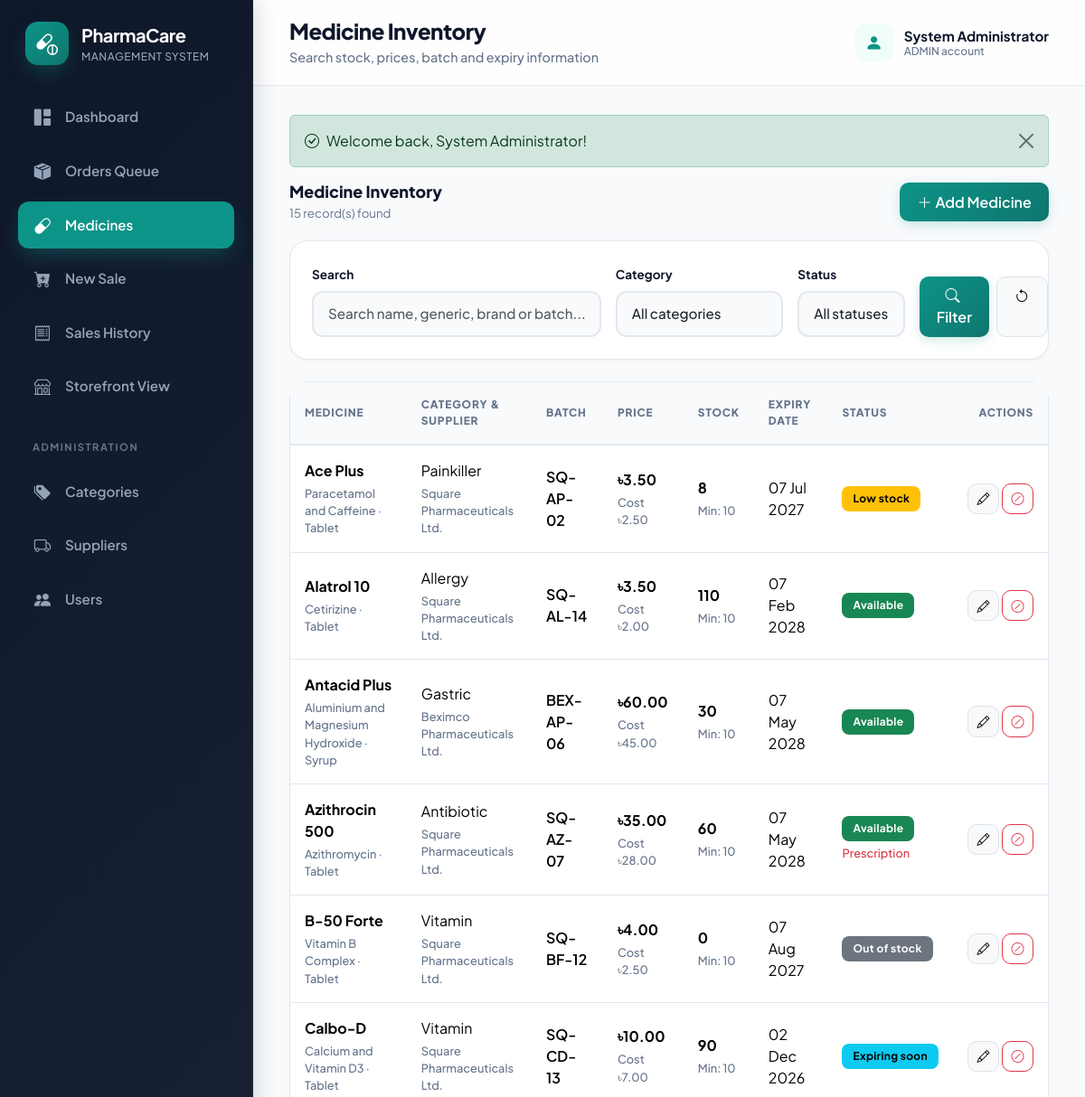
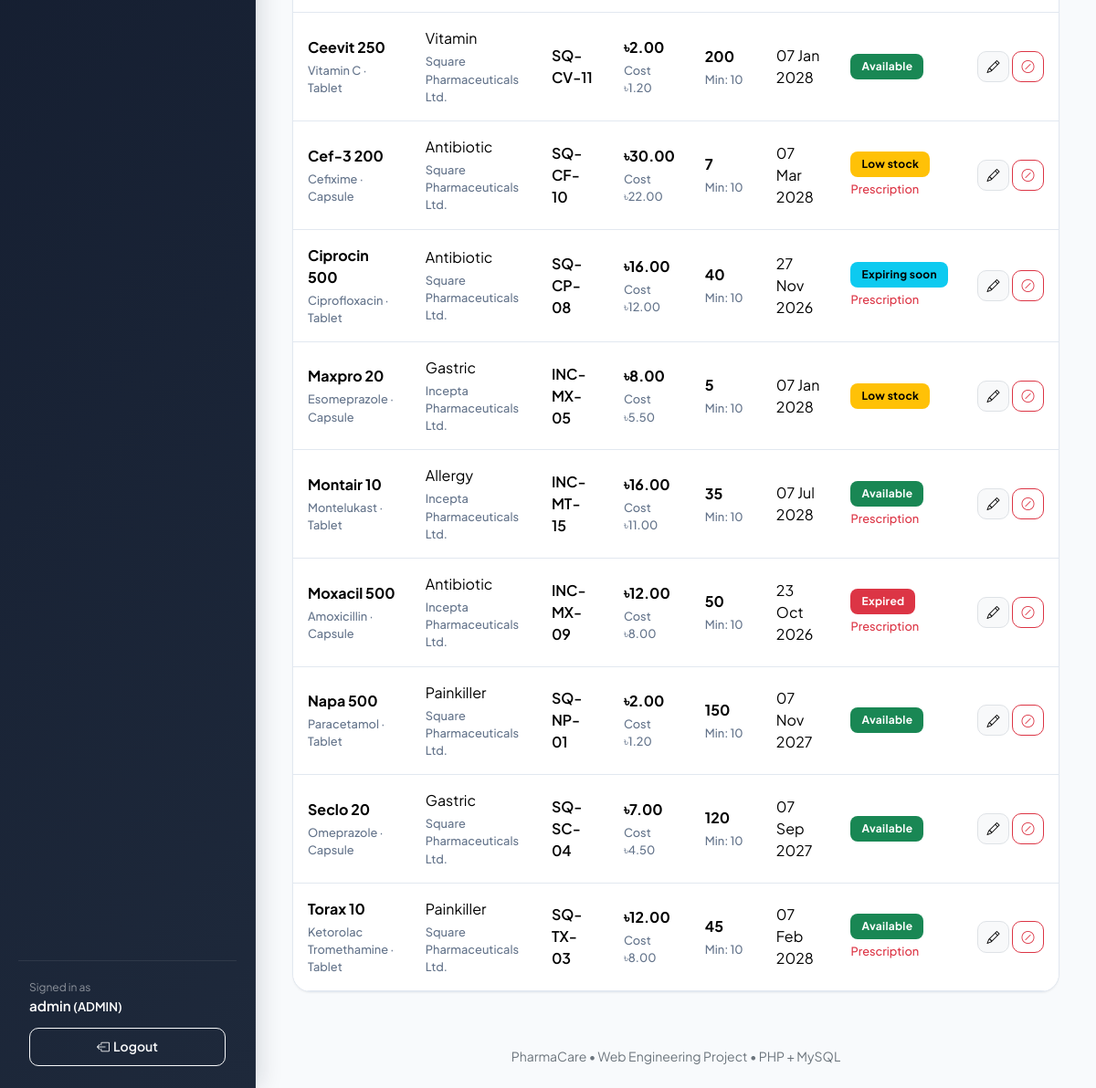
The app's page /index.php?page=medicines (signed in) with its own data (2 pictures, top to bottom).
### tables this page shows
CREATE TABLE app_users (
    id INT AUTO_INCREMENT PRIMARY KEY,
    full_name VARCHAR(100) NOT NULL,
    username VARCHAR(50) NOT NULL UNIQUE,
    email VARCHAR(100) NULL UNIQUE,
    phone VARCHAR(30) NULL,
    address TEXT NULL,
    password VARCHAR(255) NOT NULL,
    role ENUM('ADMIN', 'STAFF', 'CUSTOMER') NOT NULL DEFAULT 'CUSTOMER',
    enabled TINYINT(1) NOT NULL DEFAULT 1,
    created_at DATETIME NOT NULL DEFAULT CURRENT_TIMESTAMP
);

CREATE TABLE medicines (
    id INT AUTO_INCREMENT PRIMARY KEY,
    name VARCHAR(120) NOT NULL,
    generic_name VARCHAR(120) NOT NULL,
    brand_name VARCHAR(120) NULL,
    batch_number VARCHAR(50) NOT NULL UNIQUE,
    medicine_type ENUM('TABLET', 'CAPSULE', 'SYRUP', 'INJECTION', 'CREAM', 'DROP', 'INHALER', 'OTHER') NOT NULL DEFAULT 'TABLET',
    purchase_price DECIMAL(10,2) NOT NULL,
    selling_price DECIMAL(10,2) NOT NULL,
    quantity INT NOT NULL DEFAULT 0,
    minimum_stock_level INT NOT NULL DEFAULT 10,
    manufacturing_date DATE NULL,
    expiry_date DATE NOT NULL,
    prescription_required TINYINT(1) NOT NULL DEFAULT 0,
    active TINYINT(1) NOT NULL DEFAULT 1,
    category_id INT NOT NULL,
    supplier_id INT NOT NULL,
    created_at DATETIME NOT NULL DEFAULT CURRENT_TIMESTAMP,
    CONSTRAINT fk_medicine_category FOREIGN KEY (category_id) REFERENCES categories(id) ON DELETE RESTRICT,
    CONSTRAINT fk_medicine_supplier FOREIGN KEY (supplier_id) REFERENCES suppliers(id) ON DELETE RESTRICT,
    INDEX idx_medicine_name (name),
    INDEX idx_medicine_generic (generic_name),
    INDEX idx_medicine_expiry (expiry_date)
);

CREATE TABLE categories (
    id INT AUTO_INCREMENT PRIMARY KEY,
    name VARCHAR(50) NOT NULL UNIQUE,
    description VARCHAR(255) NULL,
    created_at DATETIME NOT NULL DEFAULT CURRENT_TIMESTAMP
);

CREATE TABLE suppliers (
    id INT AUTO_INCREMENT PRIMARY KEY,
    name VARCHAR(100) NOT NULL,
    company_name VARCHAR(120) NULL,
    phone VARCHAR(30) NOT NULL,
    email VARCHAR(120) NULL,
    address VARCHAR(255) NULL,
    created_at DATETIME NOT NULL DEFAULT CURRENT_TIMESTAMP
);

### pages/medicines.php (the view, shortened to what the rows shown need)
<?php
$selectedStatus = strtoupper(trim((string)($_GET['status'] ?? '')));
$params = [];
$sql = medicine_query() . ' WHERE 1=1';
$allMedicines = fetch_all($sql . ' ORDER BY m.name, m.batch_number', $params);
$medicines = $selectedStatus !== ''
    ? array_values(array_filter($allMedicines, fn($m) => medicine_status($m) === $selectedStatus))
    : $allMedicines;
?>
<div class="page-intro">
    <div>
        <h2>Medicine Inventory</h2>
    </div>
</div>
<div class="card">
    <div class="table-responsive">
        <table class="table table-hover">
            <thead>
                <tr>
                    <th>Medicine</th>
                    <th>Category &amp; Supplier</th>
                    <th>Batch</th>
                    <th>Price</th>
                    <th>Stock</th>
                    <th>Expiry Date</th>
                    <th>Status</th>
                    <?php if (is_admin()): ?>
                        <th class="text-end">Actions</th>
                    <?php endif; ?>
                </tr>
            </thead>
            <tbody>
                <?php foreach ($medicines as $m):
                    $status = medicine_status($m);
                ?>
                    <tr>
                        <td>
                            <strong><?= e($m['name']) ?></strong>
                            <span class="subtext"><?= e($m['generic_name']) ?> &middot; <?= e(ucfirst(strtolower($m['medicine_type']))) ?></span>
                        </td>
                        <td>
                            <?= e($m['category_name']) ?>
                            <span class="subtext"><?= e($m['supplier_company'] ?: $m['supplier_name']) ?></span>
                        </td>
                        <td><span class="fw-semibold"><?= e($m['batch_number']) ?></span></td>
                        <td>
                            <strong><?= money($m['selling_price']) ?></strong>
                            <span class="subtext">Cost <?= money($m['purchase_price']) ?></span>
                        </td>
                        <td>
                            <strong><?= e($m['quantity']) ?></strong>
                            <span class="subtext">Min: <?= e($m['minimum_stock_level']) ?></span>
                        </td>
                        <td><?= e(nice_date($m['expiry_date'])) ?></td>
                        <td>
                            <span class="badge text-bg-<?= e(status_badge($status)) ?>">
                                <?= e(status_label($status)) ?>
                            </span>
                            <?php if ($m['prescription_required']): ?>
                                <span class="subtext text-danger">Prescription</span>
                            <?php endif; ?>
                        </td>
                        <?php if (is_admin()): ?>
                            <td class="text-end text-nowrap">
                                <a class="btn btn-sm btn-light border" title="Edit" href="<?= e(url('medicine_form', ['id' => $m['id']])) ?>">
                                    <i class="bi bi-pencil"></i>
                                </a>
                                <form class="d-inline" action="actions.php" method="post">
                                    <button class="btn btn-sm btn-outline-<?= $m['active'] ? 'danger' : 'success' ?>"
                                            title="<?= $m['active'] ? 'Deactivate' : 'Activate' ?>"
                                            data-confirm="Change active status for <?= e($m['name']) ?>?">
                                        <i class="bi bi-<?= $m['active'] ? 'slash-circle' : 'check-circle' ?>"></i>
                                    </button>
                                </form>
                            </td>
                        <?php endif; ?>
                    </tr>
                <?php endforeach; ?>
            </tbody>
        </table>
    </div>
</div>

### includes/header.php (shortened to what the rows shown need)
<?php
$heading = page_title($page);
$subtitles = [
 'dashboard' => 'Current pharmacy stock and sales overview',
 'orders' => 'Fulfill customer orders, review prescriptions, and manage dispatch queue',
 'order_detail' => 'Review order items, verify doctor prescriptions, and manage status transitions',
 'my_orders' => 'Track your active orders and review previous medication orders',
 'medicines' => 'Search stock, prices, batch and expiry information',
 'medicine_form' => 'Enter medicine, stock, price and expiry details',
 'sale_form' => 'Select medicines and generate an invoice',
 'sales' => 'Review completed sales and print invoices',
 'invoice' => 'Printable receipt for the completed sale',
 'categories' => 'Organize medicines into searchable groups',
 'suppliers' => 'Manage supplier and contact information',
 'users' => 'Create staff accounts and control access',
 'catalog' => 'Browse, search, and order available medicines online',
 'cart' => 'Review selected medicines and adjust quantities',
 'checkout' => 'Provide delivery address and confirm your order',
 'order_confirmation' => 'Order placed successfully and queued for dispensary review',
 'profile' => 'Manage your customer profile and delivery address',
 'register' => 'Create a customer account to order medicines online'
];
if (!user()) {
    $links = [
        ['catalog', 'capsule-pill', 'Browse Medicines', 'catalog'],
    ];
    $brandUrl = url('catalog');
    $brandSubtitle = 'Online Storefront';
} else {
    $brandUrl = url('dashboard');
    $brandSubtitle = 'Management System';
}
?>
<!doctype html><html lang="en"><head>
<link href="https://cdn.jsdelivr.net/npm/bootstrap@5.3.3/dist/css/bootstrap.min.css" rel="stylesheet">
<link href="https://cdn.jsdelivr.net/npm/bootstrap-icons@1.11.3/font/bootstrap-icons.min.css" rel="stylesheet">
<link rel="stylesheet" href="assets/css/app.css"></head><body>
<aside class="app-sidebar">
 <a class="brand" href="<?=e($brandUrl)?>"><span class="brand-mark"><i class="bi bi-capsule-pill"></i></span><span><strong>PharmaCare</strong><small><?=e($brandSubtitle)?></small></span></a>
 <?php if (user()): ?>
  <div class="sidebar-footer">
   <div class="small text-white-50">Signed in as</div>
   <div class="fw-semibold text-white text-truncate"><?=e(user()['username'])?> <small>(<?=e(user()['role'])?>)</small></div>
   <form method="post" action="actions.php"><input type="hidden" name="action" value="logout"><?=csrf_field()?><button class="btn btn-sm btn-outline-light w-100" type="submit"><i class="bi bi-box-arrow-left me-1"></i><span>Logout</span></button></form>
  </div>
 <?php endif; ?>
</aside>
<div class="app-main">
 <header class="app-topbar">
  <div class="d-flex align-items-center gap-3">
   <div><h1><?=e($heading)?></h1><p><?=e($subtitles[$page]??'PharmaCare Management System')?></p></div>
  </div>
  <?php if (user()): ?>
   <div class="d-flex align-items-center gap-2">
    <div class="topbar-user"><span class="avatar"><i class="bi bi-person-fill"></i></span><span><strong><?=e(user()['full_name'])?></strong><small><?=e(user()['role'])?> account</small></span></div>
   </div>
  <?php endif; ?>
 </header>
 <main class="content">

### records on screen
app_users: role "MANAGEMENT SYSTEM", username "admin", role "ADMIN", full_name "System Administrator"
medicines: name "Ace Plus", generic_name "Paracetamol and Caffeine", medicine_type "Tablet", category.name "Painkiller", supplier.company_name "Square Pharmaceuticals Ltd.", batch_number "SQ-AP-02", selling_price "৳3.50", purchase_price "৳2.50", quantity "8", minimum_stock_level "10", expiry_date "07 Jul 2027", status "Low stock", active 1 (drawn)
medicines: name "Alatrol 10", generic_name "Cetirizine", medicine_type "Tablet", category.name "Allergy", supplier.company_name "Square Pharmaceuticals Ltd.", batch_number "SQ-AL-14", selling_price "৳3.50", purchase_price "৳2.00", quantity "110", minimum_stock_level "10", expiry_date "07 Feb 2028", status "Available", active 1 (drawn)
medicines: name "Antacid Plus", generic_name "Aluminium and Magnesium Hydroxide", medicine_type "Syrup", category.name "Gastric", supplier.company_name "Beximco Pharmaceuticals Ltd.", batch_number "BEX-AP-06", selling_price "৳60.00", purchase_price "৳45.00", quantity "30", minimum_stock_level "10", expiry_date "07 May 2028", status "Available", active 1 (drawn)
medicines: name "Azithrocin 500", generic_name "Azithromycin", medicine_type "Tablet", category.name "Antibiotic", supplier.company_name "Square Pharmaceuticals Ltd.", batch_number "SQ-AZ-07", selling_price "৳35.00", purchase_price "৳28.00", quantity "60", minimum_stock_level "10", expiry_date "07 May 2028", status "Available", prescription_required "Prescription", active 1 (drawn)
medicines: name "B-50 Forte", generic_name "Vitamin B Complex", medicine_type "Tablet", category.name "Vitamin", supplier.company_name "Square Pharmaceuticals Ltd.", batch_number "SQ-BF-12", selling_price "৳4.00", purchase_price "৳2.50", quantity "0", minimum_stock_level "10", expiry_date "07 Aug 2027", quantity "Out of stock", active 1 (drawn)
medicines: name "Calbo-D", generic_name "Calcium and Vitamin D3", medicine_type "Tablet", category.name "Vitamin", supplier.company_name "Square Pharmaceuticals Ltd.", batch_number "SQ-CD-13", selling_price "৳10.00", purchase_price "৳7.00", quantity "90", minimum_stock_level "10", expiry_date "02 Dec 2026", expiry_date "Expiring soon", active 1 (drawn)
medicines: name "Ceevit 250", generic_name "Vitamin C", medicine_type "Tablet", category.name "Vitamin", supplier.company_name "Square Pharmaceuticals Ltd.", batch_number "SQ-CV-11", selling_price "৳2.00", purchase_price "৳1.20", quantity "200", minimum_stock_level "10", expiry_date "07 Jan 2028", status "Available", active 1 (drawn)
medicines: name "Cef-3 200", generic_name "Cefixime", medicine_type "Capsule", category.name "Antibiotic", supplier.company_name "Square Pharmaceuticals Ltd.", batch_number "SQ-CF-10", selling_price "৳30.00", purchase_price "৳22.00", quantity "7", minimum_stock_level "10", expiry_date "07 Mar 2028", status "Low stock", prescription_required "Prescription", active 1 (drawn)
medicines: name "Ciprocin 500", generic_name "Ciprofloxacin", medicine_type "Tablet", category.name "Antibiotic", supplier.company_name "Square Pharmaceuticals Ltd.", batch_number "SQ-CP-08", selling_price "৳16.00", purchase_price "৳12.00", quantity "40", minimum_stock_level "10", expiry_date "27 Nov 2026", expiry_date "Expiring soon", prescription_required "Prescription", active 1 (drawn)
medicines: name "Maxpro 20", generic_name "Esomeprazole", medicine_type "Capsule", category.name "Gastric", supplier.company_name "Incepta Pharmaceuticals Ltd.", batch_number "INC-MX-05", selling_price "৳8.00", purchase_price "৳5.50", quantity "5", minimum_stock_level "10", expiry_date "07 Jan 2028", status "Low stock", active 1 (drawn)
medicines: name "Montair 10", generic_name "Montelukast", medicine_type "Tablet", category.name "Allergy", supplier.company_name "Incepta Pharmaceuticals Ltd.", batch_number "INC-MT-15", selling_price "৳16.00", purchase_price "৳11.00", quantity "35", minimum_stock_level "10", expiry_date "07 Jul 2028", status "Available", prescription_required "Prescription", active 1 (drawn)
medicines: name "Moxacil 500", generic_name "Amoxicillin", medicine_type "Capsule", category.name "Antibiotic", supplier.company_name "Incepta Pharmaceuticals Ltd.", batch_number "INC-MX-09", selling_price "৳12.00", purchase_price "৳8.00", quantity "50", minimum_stock_level "10", expiry_date "23 Oct 2026", expiry_date "Expired", prescription_required "Prescription", active 1 (drawn)
medicines: name "Napa 500", generic_name "Paracetamol", medicine_type "Tablet", category.name "Painkiller", supplier.company_name "Square Pharmaceuticals Ltd.", batch_number "SQ-NP-01", selling_price "৳2.00", purchase_price "৳1.20", quantity "150", minimum_stock_level "10", expiry_date "07 Nov 2027", status "Available", active 1 (drawn)
medicines: name "Seclo 20", generic_name "Omeprazole", medicine_type "Capsule", category.name "Gastric", supplier.company_name "Square Pharmaceuticals Ltd.", batch_number "SQ-SC-04", selling_price "৳7.00", purchase_price "৳4.50", quantity "120", minimum_stock_level "10", expiry_date "07 Sep 2027", status "Available", active 1 (drawn)
medicines: name "Torax 10", generic_name "Ketorolac Tromethamine", medicine_type "Tablet", category.name "Painkiller", supplier.company_name "Square Pharmaceuticals Ltd.", batch_number "SQ-TX-03", selling_price "৳12.00", purchase_price "৳8.00", quantity "45", minimum_stock_level "10", expiry_date "07 Feb 2028", status "Available", prescription_required "Prescription", active 1 (drawn)

### other values on screen
$label "Dashboard"
$label "Orders Queue"
$label "Medicines"
$label "New Sale"
$label "Sales History"
$label "Storefront View"
$label "ADMINISTRATION"
$label "Categories"
$label "Suppliers"
$label "Users"
$heading "Medicine Inventory"
$subtitles[$page] "Search stock, prices, batch and expiry information"
$f['text'] "Welcome back, System Administrator!"
count($medicines) "15"
